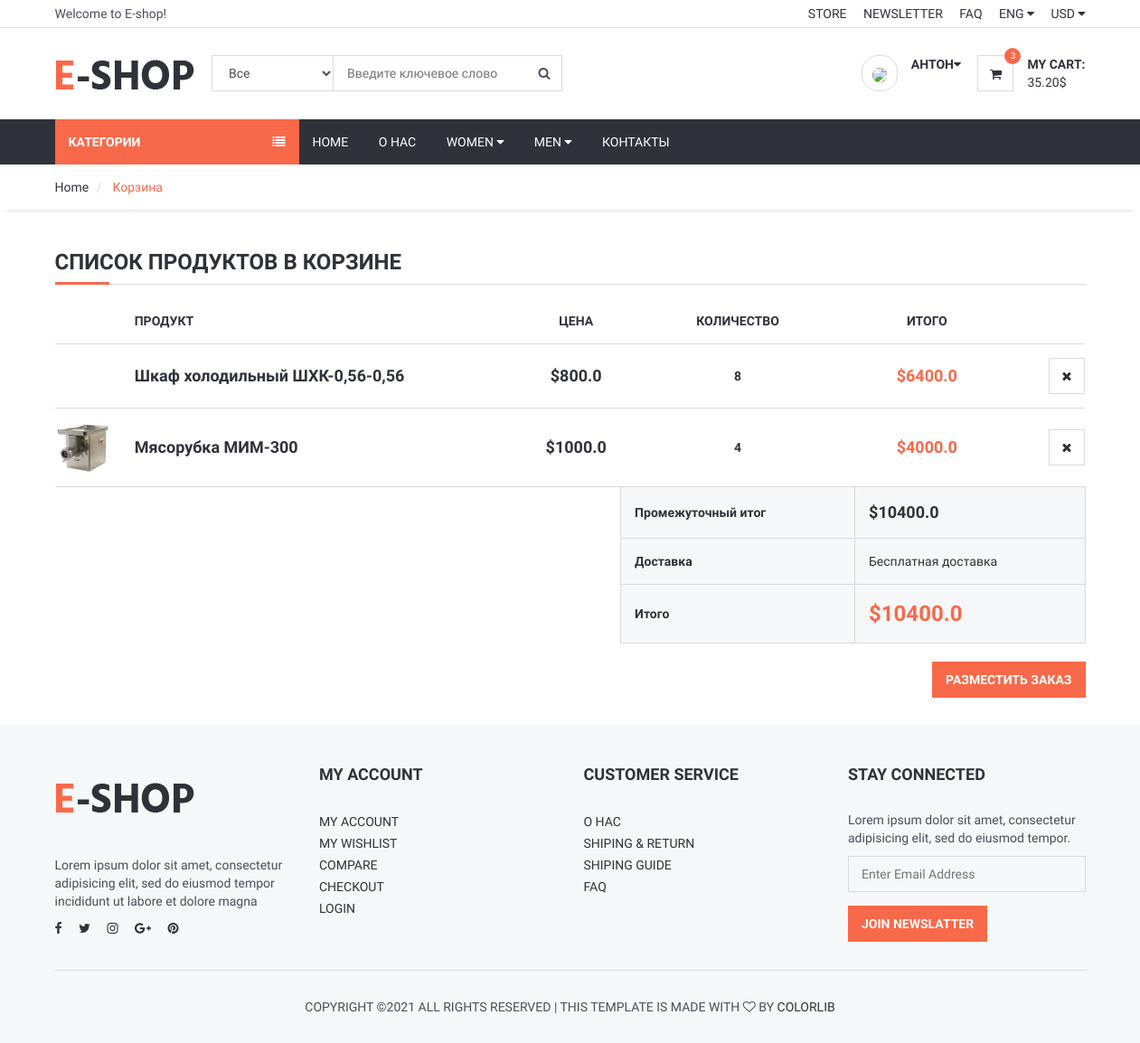
Before: /shopcart/ (signed in) with the older database file.
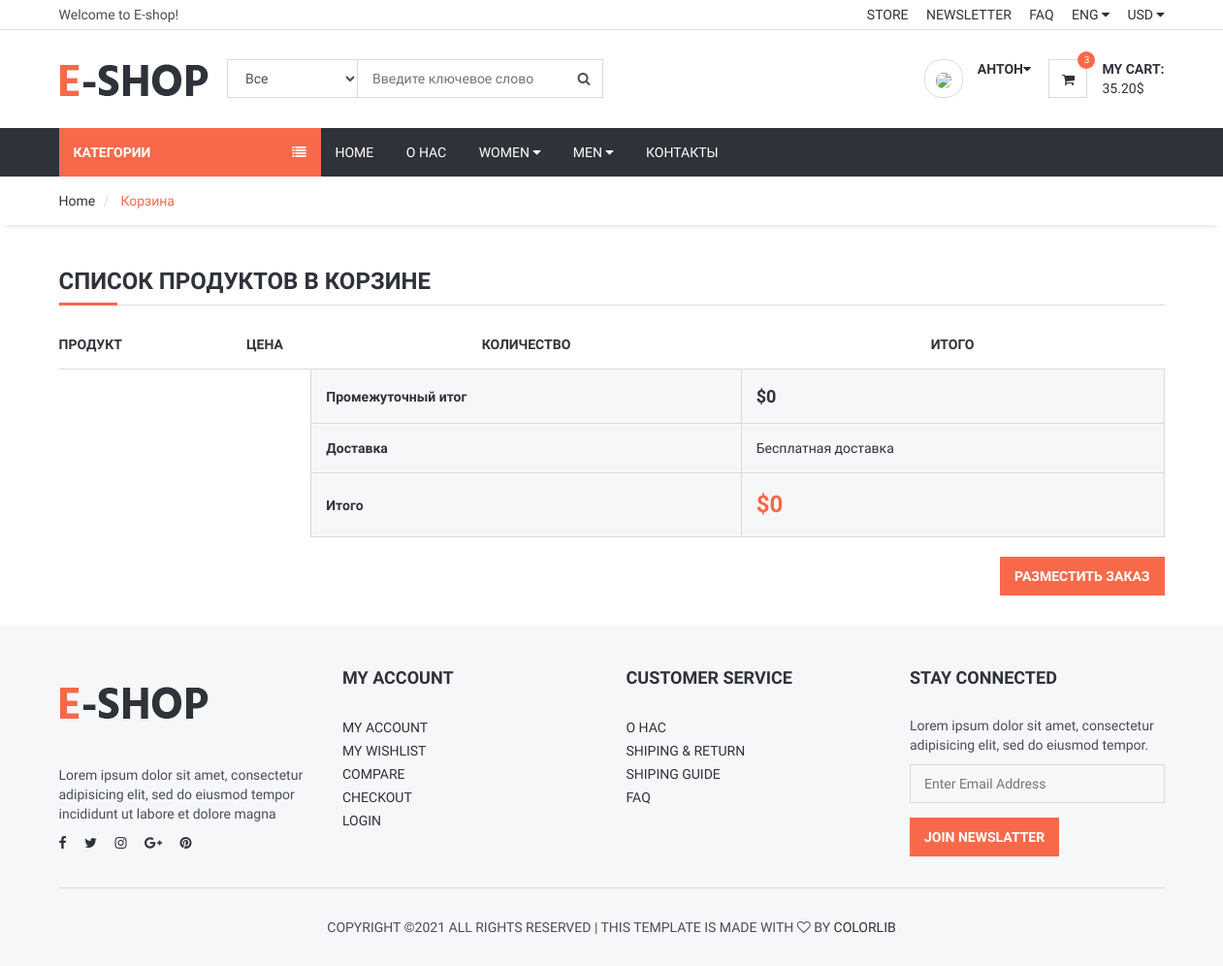
After: the same page with the newer database file.
### order/models.py (models this page shows, shortened)
class ShopCart(models.Model):
    user = models.ForeignKey(User, on_delete=models.SET_NULL, null=True)
    product = models.ForeignKey(Product, on_delete=models.SET_NULL, null=True)
    quantity = models.IntegerField()
    @property
    def amount(self):
        return (self.quantity * self.product.price)

### product/models.py (models this page shows, shortened)
class Product(models.Model):
    STATUS = (
        ('True', 'True'),
        ('False', 'False'),
    )
    category = models.ForeignKey(Category, on_delete=models.CASCADE) #many to one relation with Category
    title = models.CharField(max_length=150)
    keywords = models.CharField(max_length=255)
    description = models.TextField(max_length=255)
    image = models.ImageField(blank=True, upload_to='images/')
    price = models.FloatField()
    amount = models.IntegerField()
    minamount = models.IntegerField()
    detail = RichTextUploadingField()
    slug = models.SlugField(null=False, unique=True)
    status = models.CharField(max_length=10, choices=STATUS)
    create_at = models.DateTimeField(auto_now_add=True)
    update_at = models.DateTimeField(auto_now=True)
    def __str__(self):
        return self.title
    def image_tag(self):
        return mark_safe('<img src="{}" height="50" width="50"/>'.format(self.image.url))
    image_tag.short_description = 'Image'

### order/views.py (the view)
# urls.py: path('shopcart/', OrderViews.shopcart, name='shopcart'),
def shopcart(request):
    category = Category.objects.all()
    current_user = request.user  # Access User Session information
    shopcart = ShopCart.objects.filter(user_id=current_user.id)
    total = 0
    for rs in shopcart:
        total += rs.product.price * rs.quantity
    context = {'shopcart': shopcart,
               'category': category,
               'total': total,}
    return render(request, 'shopcart_products.html', context)

### order/templates/shopcart_products.html (shortened to what this page needs)
{% extends 'homebase.html' %}
{% block sidebar %} {% include 'sidebar.html' %} {% endblock %}
{% block body %}
	<div id="breadcrumb">
		<div class="container">
			<ul class="breadcrumb">
				<li><a href="/">Home</a></li>
				<li class="active"> Корзина </li>
			</ul>
		</div>
	</div>
	<div class="section">
		<div class="container">
			<div class="row">
            <div class="col-md-12">
                    <div class="order-summary clearfix">
                        <div class="section-title">
                            <h3 class="title">Список продуктов в корзине</h3>
                        </div>
                        <table class="shopping-cart-table table">
                            <thead>
                            <tr>
                                <th></th>
                                <th>Продукт</th>
                                <th class="text-center">Цена</th>
                                <th class="text-center">Количество</th>
                                <th class="text-center">Итого</th>
                                <th class="text-right"></th>
                            </tr>
                            </thead>
                            <tbody>
                            {% for rs in shopcart %}
                                <tr>
                                    <td class="thumb">
                                            <img src="{{rs.product.image.url}}" alt="">
                                    </td>
                                    <td class="details">
                                        <a href="/product/{{ rs.product.id }}/{{ rs.product.slug }}">{{rs.product}}</a>
                                    </td>
                                    <td class="price text-center"><strong>
                                        ${{ rs.product.price }}</strong></td>
                                    <td class="qty text-center"><strong>{{rs.quantity}}</strong></td>
                                    <td class="total text-center"><strong class="primary-color">${{ rs.amount }}</strong></td>
                                    <td class="text-right"><a href="/order/deletefromcart/{{ rs.id }}" onclick="return confirm('Delete ! Are you sure?')" class="main-btn icon-btn"><i class="fa fa-close"></i></a></td>
                                </tr>
                            {% endfor %}
                            </tbody>
                            <tfoot>
                            <tr>
                                <th class="empty" colspan="3"></th>
                                <th>Промежуточный итог</th>
                                <th colspan="2" class="sub-total">${{ total }}</th>
                            </tr>
                            <tr>
                                <th class="empty" colspan="3"></th>
                                <th>Доставка</th>
                                <td colspan="2">Бесплатная доставка</td>
                            </tr>
                            <tr>
                                <th class="empty" colspan="3"></th>
                                <th>Итого</th>
                                <th colspan="2" class="total">${{ total }}</th>
                            </tr>
                            </tfoot>
                        </table>
                        <div class="pull-right">
                            <a href="/order/orderproduct" class="primary-btn">Разместить заказ</a>
                        </div>
                    </div>
                </div>
            </div>
		</div>
	</div>
{% endblock %}

Changed rows visible on the page:
removed ShopCart: product "Шкаф холодильный ШХК-0,56-0,56", product.price "800.0", quantity "8", amount "6400.0"
removed ShopCart: product.image (picture), product "Мясорубка МИМ-300", product.price "1000.0", quantity "4", amount "4000.0"
Other visible differences:
{{ total }}: "10400.0" → "0"
